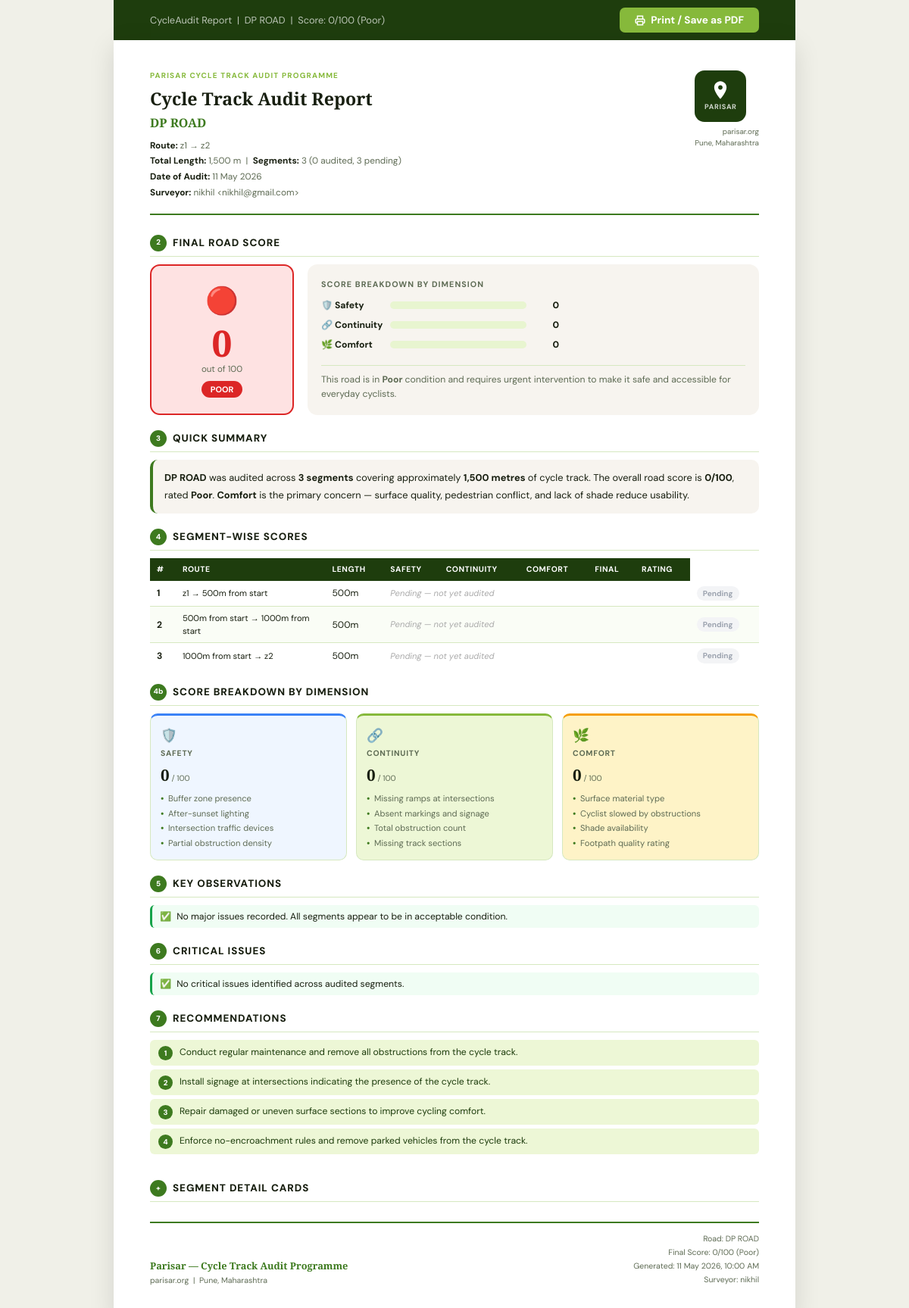
Screenshot of /reports/report.php (signed in) with the database file from the repository.
### tables this page shows
CREATE TABLE `segments` (
  `id` int(11) NOT NULL,
  `road_name` varchar(255) DEFAULT NULL,
  `road_start` varchar(255) DEFAULT '',
  `road_end` varchar(255) DEFAULT '',
  `road_length` float DEFAULT 0,
  `road_gps_start` varchar(100) DEFAULT '',
  `road_gps_end` varchar(100) DEFAULT '',
  `road_method` varchar(20) DEFAULT 'auto',
  `road_segment_length` float DEFAULT 0,
  `start_distance` float DEFAULT 0,
  `end_distance` float DEFAULT 0,
  `start_label` varchar(255) DEFAULT NULL,
  `end_label` varchar(255) DEFAULT NULL,
  `length` float DEFAULT NULL,
  `status` enum('pending','completed') DEFAULT 'pending',
  `completed_at` datetime DEFAULT NULL
);

### reports/report.php (the view, shortened to what this page needs)
<?php
require_once "../config/db.php";
$road_name   = trim($_GET['road']    ?? '');
$segs = [];
if (empty($segs)) {
    $stmt = $pdo->query("SELECT * FROM segments ORDER BY id ASC");
    $segs = $stmt->fetchAll(PDO::FETCH_ASSOC);
}
if (!empty($segs)) {
    $road_name  = $road_name  ?: ($segs[0]['road_name']  ?? 'Unknown Road');
    $road_start = $segs[0]['road_start'] ?? 'N/A';
    $road_end   = end($segs)['road_end'] ?? 'N/A';
    $road_length= $segs[0]['road_length'] ?? 0;
} else {
    $road_name = $road_name ?: 'No Data';
    $road_start = $road_end = 'N/A';
    $road_length = 0;
}
$audit_date = date('d F Y');
$surveyor   = $_SESSION['user_name']  ?? 'N/A';
$s_email    = $_SESSION['user_email'] ?? '';
function getAudit($pdo, $seg_id) {
    $s = $pdo->prepare("SELECT * FROM segment_audits WHERE segment_id=? ORDER BY id DESC LIMIT 1");
    $s->execute([$seg_id]);
    return $s->fetch(PDO::FETCH_ASSOC);
}
function calcScore($row, $obs, $ints) {
    if (!$row) return null;
    $partial = (float)($obs['p']  ?? 0);
    $totalO  = (float)($obs['t']  ?? 0);
    $slowed  = (float)($obs['sl'] ?? 0);
    $bufP  = ($row['buffer_zone']       === 'None')    ? 100 : 0;
    $lgt   = $row['light_after_sunset'] ?? 'No';
    $ltP   = $lgt==='Yes' ? 0 : ($lgt==='Partial' ? 40 : 100);
    $absDev= count(array_filter($ints, fn($i)=>($i['traffic_device']??'')==='Absent'));
    $trP   = $absDev===0?0:($absDev===1?50:($absDev<=3?75:100));
    $partP = $partial<5?0:($partial<=10?50:100);
    $safety= ($bufP+$ltP+$trP+$partP)/4;
    $noR  = count(array_filter($ints, fn($i)=>($i['off_ramp']??'')==='No Ramp'||($i['on_ramp']??'')==='No Ramp'));
    $rP   = $noR===0?0:($noR>=5?100:($noR>=3?50:25));
    $noS  = count(array_filter($ints, fn($i)=>($i['markings']??'')==='Absent'||($i['signage']??'')==='Absent'));
    $sP   = $noS===0?0:($noS===1?50:($noS<=3?75:100));
    $obsP = $totalO<5?0:($totalO<=10?50:100);
    $cont = ($rP+$sP+$obsP)/3;
    $surfP = ($row['surface_material']==='Interlock Blocks')?100:0;
    $slwP  = $slowed<5?0:($slowed<=10?50:($slowed<=20?75:100));
    $sh    = $row['shade']??'No';
    $shP   = $sh==='Yes'?0:($sh==='Partial'?50:100);
    $comf  = ($surfP+$slwP+$shP)/3;
    $pen   = ($safety+$cont+$comf)/3;
    $final = max(0, round(100-$pen, 1));
    return [
        'final'      => $final,
        'safety'     => round(100-$safety,1),
        'continuity' => round(100-$cont,1),
        'comfort'    => round(100-$comf,1),
    ];
}
function ratingInfo($s) {
    return              ['Poor',   '#dc2626','#fee2e2','🔴'];
}
function bar($pct,$color,$w=180,$h=10) {
    $fw=max(0,min($w,round($w*$pct/100)));
    return "<svg width='{$w}' height='{$h}' style='vertical-align:middle'>"
          ."<rect width='{$w}' height='{$h}' rx='5' fill='#e8f5d0'/>"
          ."<rect width='{$fw}' height='{$h}' rx='5' fill='{$color}'/>"
          ."</svg>";
}
$seg_data = []; $tw=0; $ws=0;
$observations=[]; $critical=[]; $recs_flags=[];
foreach ($segs as $seg) {
    $audit = getAudit($pdo, $seg['id']);
    $obs   = $audit ? getObs($pdo,$audit['id'])  : ['p'=>0,'t'=>0,'sl'=>0];
    $ints  = $audit ? getInts($pdo,$audit['id']) : [];
    $sc    = calcScore($audit, $obs, $ints);
    $len   = (float)($seg['length']??500);
    $seg_data[] = ['seg'=>$seg,'audit'=>$audit,'obs'=>$obs,'ints'=>$ints,'sc'=>$sc,'len'=>$len];
}
$road_score = $tw>0 ? round($ws/$tw,1) : 0;
[$rl,$rc,$rbg,$ri] = ratingInfo($road_score);
$recs=['Conduct regular maintenance and remove all obstructions from the cycle track.','Install signage at intersections indicating the presence of the cycle track.','Repair damaged or uneven surface sections to improve cycling comfort.'];
$recs[]='Enforce no-encroachment rules and remove parked vehicles from the cycle track.';
$cnt=0; $as=$ac=$acf=0;
$pending = count(array_filter($seg_data, fn($d)=>!$d['audit']));
$audited = count($seg_data)-$pending;
?>
<!DOCTYPE html>
<html lang="en">
<head>
</head>
<body>
<div class="pb-bar">
  <p>CycleAudit Report &nbsp;|&nbsp; <?= htmlspecialchars($road_name) ?> &nbsp;|&nbsp; Score: <?= $road_score ?>/100 (<?= $rl ?>)</p>
  <button class="pb-btn" onclick="window.print()">
    <svg width="14" height="14" fill="none" stroke="currentColor" stroke-width="2.5" viewBox="0 0 24 24"><polyline points="6 9 6 2 18 2 18 9"/><path d="M6 18H4a2 2 0 0 1-2-2v-5a2 2 0 0 1 2-2h16a2 2 0 0 1 2 2v5a2 2 0 0 1-2 2h-2"/><rect x="6" y="14" width="12" height="8"/></svg>
    Print / Save as PDF
  </button>
</div>
<div class="page">
<div class="hdr">
  <div>
    <div class="hdr-lbl">Parisar Cycle Track Audit Programme</div>
    <div class="hdr-title">Cycle Track Audit Report</div>
    <div class="hdr-road"><?= htmlspecialchars($road_name) ?></div>
    <div class="hdr-meta">
      <span><strong>Route:</strong> <?= htmlspecialchars($road_start) ?> → <?= htmlspecialchars($road_end) ?></span>
      <span><strong>Total Length:</strong> <?= number_format((float)$road_length) ?> m &nbsp;|&nbsp; <strong>Segments:</strong> <?= count($segs) ?> (<?= $audited ?> audited<?= $pending>0?", {$pending} pending":'' ?>)</span>
      <span><strong>Date of Audit:</strong> <?= $audit_date ?></span>
      <span><strong>Surveyor:</strong> <?= htmlspecialchars($surveyor) ?><?= $s_email?" &lt;".htmlspecialchars($s_email)."&gt;":'' ?></span>
    </div>
  </div>
  <div>
    <div class="logo-box">
      <svg viewBox="0 0 24 24"><path d="M12 2C8.1 2 5 5.1 5 9c0 5.3 7 13 7 13s7-7.7 7-13c0-3.9-3.1-7-7-7zm0 9.5c-1.4 0-2.5-1.1-2.5-2.5S10.6 6.5 12 6.5s2.5 1.1 2.5 2.5S13.4 11.5 12 11.5z"/></svg>
      <span>PARISAR</span>
    </div>
    <div class="logo-meta">parisar.org<br>Pune, Maharashtra</div>
  </div>
</div>
<div class="sec">
  <div class="sh"><div class="sh-num">2</div><h3>Final Road Score</h3></div>
  <div class="sc-hero">
    <div class="sc-left">
      <div class="sc-icon"><?= $ri ?></div>
      <div class="sc-num"><?= $road_score ?></div>
      <div class="sc-max">out of 100</div>
      <div class="sc-badge"><?= $rl ?></div>
    </div>
    <div class="sc-right">
      <div>
        <div class="sc-rt">Score Breakdown by Dimension</div>
        <div class="dim-r"><span class="dim-l">🛡️ Safety</span><?= bar($as,'#3b82f6') ?><span class="dim-v"><?= $as ?></span></div>
        <div class="dim-r"><span class="dim-l">🔗 Continuity</span><?= bar($ac,'#86B93B') ?><span class="dim-v"><?= $ac ?></span></div>
        <div class="dim-r"><span class="dim-l">🌿 Comfort</span><?= bar($acf,'#f59e0b') ?><span class="dim-v"><?= $acf ?></span></div>
      </div>
      <div class="sc-sum">
        <?php
        if($road_score>=80) echo "This road's cycle track is in <strong>Good</strong> condition overall. Minor targeted improvements can maintain quality.";
        elseif($road_score>=50) echo "This road is in <strong>Moderate</strong> condition — usable for experienced cyclists but with significant issues that deter regular use.";
        else echo "This road is in <strong>Poor</strong> condition and requires urgent intervention to make it safe and accessible for everyday cyclists.";
        ?>
      </div>
    </div>
  </div>
</div>
<div class="sec">
  <div class="sh"><div class="sh-num">3</div><h3>Quick Summary</h3></div>
  <div class="sum-box">
    <strong><?= htmlspecialchars($road_name) ?></strong> was audited across <strong><?= count($segs) ?> segments</strong>
    covering approximately <strong><?= number_format((float)$road_length) ?> metres</strong> of cycle track.
    The overall road score is <strong><?= $road_score ?>/100</strong>, rated <strong><?= $rl ?></strong>.
    <?php
    if($as<$ac&&$as<$acf) echo " <strong>Safety</strong> is the primary concern — inadequate lighting and missing buffer zones are key penalty drivers.";
    elseif($ac<$as&&$ac<$acf) echo " <strong>Continuity</strong> is the primary concern — obstructions and missing ramps break cycling flow.";
    else echo " <strong>Comfort</strong> is the primary concern — surface quality, pedestrian conflict, and lack of shade reduce usability.";
    ?>
  </div>
</div>
<div class="sec">
  <div class="sh"><div class="sh-num">4</div><h3>Segment-Wise Scores</h3></div>
  <?php if(empty($seg_data)): ?>
  <div class="no-data">No segment data found in database for this road.</div>
  <?php else: ?>
  <table class="st">
    <thead><tr><th>#</th><th>Route</th><th>Length</th><th>Safety</th><th>Continuity</th><th>Comfort</th><th>Final</th><th>Rating</th></tr></thead>
    <tbody>
    <?php foreach($seg_data as $d):
      $s=$d['seg'];$sc=$d['sc'];
    ?>
    <tr>
      <td style="font-weight:700"><?= $s['id'] ?></td>
      <td style="font-size:.7rem;max-width:160px"><?= htmlspecialchars($s['start_label']??'—') ?> → <?= htmlspecialchars($s['end_label']??'—') ?></td>
      <td><?= number_format($d['len']) ?>m</td>
      <?php if($sc): ?>
      <td><?= bar($sc['safety'],'#3b82f6',50,8) ?> <span style="font-size:.7rem"><?= $sc['safety'] ?></span></td>
      <td><?= bar($sc['continuity'],'#86B93B',50,8) ?> <span style="font-size:.7rem"><?= $sc['continuity'] ?></span></td>
      <td><?= bar($sc['comfort'],'#f59e0b',50,8) ?> <span style="font-size:.7rem"><?= $sc['comfort'] ?></span></td>
      <td><span class="sc-cell" style="color:<?= $rc2 ?>"><?= $sc['final'] ?></span></td>
      <td><span class="chip" style="background:<?= $rb2 ?>;color:<?= $rc2 ?>"><?= $rl2 ?></span></td>
      <?php else: ?>
      <td colspan="5" style="color:#aaa;font-size:.7rem;font-style:italic">Pending — not yet audited</td>
      <td><span class="chip" style="background:#f3f4f6;color:#9ca3af">Pending</span></td>
      <?php endif; ?>
    </tr>
    <?php endforeach; ?>
    </tbody>
  </table>
  <?php endif; ?>
</div>
<div class="sec">
  <div class="sh"><div class="sh-num">4b</div><h3>Score Breakdown by Dimension</h3></div>
  <div class="dg">
    <div class="dc s"><div class="dc-i">🛡️</div><div class="dc-t">Safety</div><div><span class="dc-n"><?= $as ?></span><span class="dc-x"> / 100</span></div><div class="dc-its"><div class="dc-it">Buffer zone presence</div><div class="dc-it">After-sunset lighting</div><div class="dc-it">Intersection traffic devices</div><div class="dc-it">Partial obstruction density</div></div></div>
    <div class="dc c"><div class="dc-i">🔗</div><div class="dc-t">Continuity</div><div><span class="dc-n"><?= $ac ?></span><span class="dc-x"> / 100</span></div><div class="dc-its"><div class="dc-it">Missing ramps at intersections</div><div class="dc-it">Absent markings and signage</div><div class="dc-it">Total obstruction count</div><div class="dc-it">Missing track sections</div></div></div>
    <div class="dc f"><div class="dc-i">🌿</div><div class="dc-t">Comfort</div><div><span class="dc-n"><?= $acf ?></span><span class="dc-x"> / 100</span></div><div class="dc-its"><div class="dc-it">Surface material type</div><div class="dc-it">Cyclist slowed by obstructions</div><div class="dc-it">Shade availability</div><div class="dc-it">Footpath quality rating</div></div></div>
  </div>
</div>
<div class="sec">
  <div class="sh"><div class="sh-num">5</div><h3>Key Observations</h3></div>
  <?php if(!empty($observations)): ?>
  <div class="obs-l">
    <?php foreach(array_slice($observations,0,8) as $o): ?>
    <div class="obs-i"><span>📌</span><span><?= htmlspecialchars($o) ?></span></div>
    <?php endforeach; ?>
  </div>
  <?php else: ?>
  <div class="obs-i" style="border-left-color:#16a34a;background:#f0fdf4"><span>✅</span><span>No major issues recorded. All segments appear to be in acceptable condition.</span></div>
  <?php endif; ?>
</div>
<div class="sec">
  <div class="sh"><div class="sh-num">6</div><h3>Critical Issues</h3></div>
  <?php if(!empty($critical)): ?>
  <div class="obs-l">
    <?php foreach($critical as $c): ?>
    <div class="crit-i"><span>⛔</span><span><?= htmlspecialchars($c) ?></span></div>
    <?php endforeach; ?>
  </div>
  <?php else: ?>
  <div class="obs-i" style="border-left-color:#16a34a;background:#f0fdf4"><span>✅</span><span>No critical issues identified across audited segments.</span></div>
  <?php endif; ?>
</div>
<div class="sec">
  <div class="sh"><div class="sh-num">7</div><h3>Recommendations</h3></div>
  <div class="rec-l">
    <?php foreach($recs as $i=>$r): ?>
    <div class="rec-i"><div class="rec-n"><?= $i+1 ?></div><span><?= htmlspecialchars($r) ?></span></div>
    <?php endforeach; ?>
  </div>
</div>
<div class="sec pb">
  <div class="sh"><div class="sh-num">+</div><h3>Segment Detail Cards</h3></div>
</div>
<div class="rft">
  <div>
    <div class="rf-p">Parisar — Cycle Track Audit Programme</div>
    <div class="rf-s">parisar.org &nbsp;|&nbsp; Pune, Maharashtra</div>
  </div>
  <div class="rf-r">
    Road: <?= htmlspecialchars($road_name) ?><br>
    Final Score: <?= $road_score ?>/100 (<?= $rl ?>)<br>
    Generated: <?= date('d F Y, h:i A') ?><br>
    Surveyor: <?= htmlspecialchars($surveyor) ?>
  </div>
</div>
</div>
</body>
</html>

### rows the page displays
segments: road_name "DP ROAD", road_start "z1", road_length "1,500", id "1", start_label "z1", end_label "500m from start", len "500"
segments: road_end "z2", id "3", start_label "1000m from start", end_label "z2", len "500"
segments: id "2", start_label "500m from start", end_label "1000m from start", len "500"

### other values shown
$road_score "0"
$rl "Poor"
count($segs) "3"
$audited "0"
$pending "3"
$surveyor "nikhil"
$s_email "nikhil@gmail.com"
$ri "🔴"
$rl "POOR"
$as "0"
$ac "0"
$acf "0"
$r "Conduct regular maintenance and remove all obstructions from the cycle track."
$r "Install signage at intersections indicating the presence of the cycle track."
$r "Repair damaged or uneven surface sections to improve cycling comfort."
